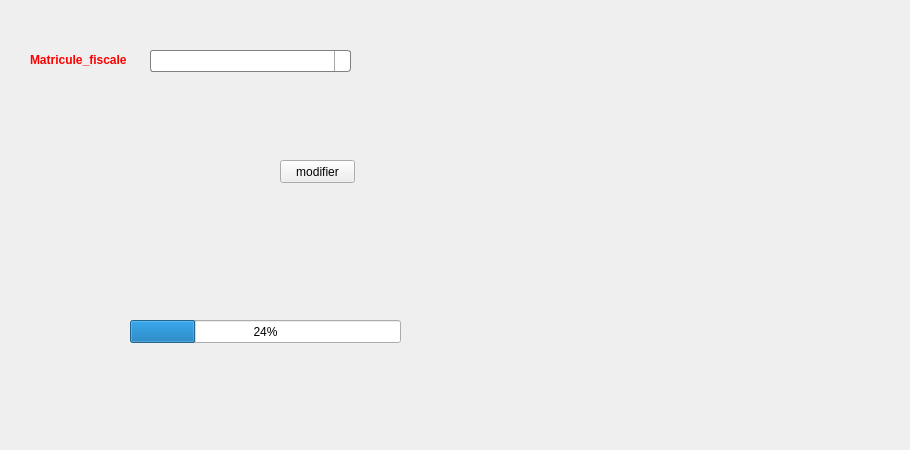
    <widget class="QWidget" name="tab_9">
     <attribute name="title">
      <string>modifier_fidelité</string>
     </attribute>
     <widget class="QLabel" name="label_26">
      <property name="geometry">
       <rect>
        <x>-380</x>
        <y>0</y>
        <width>901</width>
        <height>441</height>
       </rect>
      </property>
      <property name="text">
       <string/>
      </property>
      <property name="pixmap">
       <pixmap>../../Desktop/interfaces/1.jpg</pixmap>
      </property>
     </widget>
     <widget class="QComboBox" name="comboBox_ref_modifier_2">
      <property name="geometry">
       <rect>
        <x>150</x>
        <y>50</y>
        <width>201</width>
        <height>22</height>
       </rect>
      </property>
      <property name="styleSheet">
       <string notr="true">QComboBox {
border: 1px solid gray;
border-radius: 3px;
padding: 1px 18px 1px 3px;
min-width: 6em;
}

QComboBox:editable {
background: white;
}

QComboBox:!editable, QComboBox::drop-down:editable {
background: qlineargradient(x1: 0, y1: 0, x2: 0, y2: 1,
stop: 0 #E1E1E1, stop: 0.4 #DDDDDD,
stop: 0.5 #D8D8D8, stop: 1.0 #D3D3D3);
}

/* QComboBox gets the &quot;on&quot; state when the popup is open */
QComboBox:!editable:on, QComboBox::drop-down:editable:on {
background: qlineargradient(x1: 0, y1: 0, x2: 0, y2: 1,
stop: 0 #D3D3D3, stop: 0.4 #D8D8D8,
stop: 0.5 #DDDDDD, stop: 1.0 #E1E1E1);
}

QComboBox:on { /* shift the text when the popup opens */
padding-top: 3px;
padding-left: 4px;
}

QComboBox::drop-down {
subcontrol-origin: padding;
subcontrol-position: top right;
width: 15px;

border-left-width: 1px;
border-left-color: darkgray;
border-left-style: solid; /* just a single line */
border-top-right-radius: 3px; /* same radius as the QComboBox */
border-bottom-right-radius: 3px;
}

QComboBox::down-arrow {
image: url(/usr/share/icons/crystalsvg/16x16/actions/1downarrow.png);
}

QComboBox::down-arrow:on { /* shift the arrow when popup is open */
top: 1px;
left: 1px;
}
</string>
      </property>
     </widget>
     <widget class="QLabel" name="label_52">
      <property name="geometry">
       <rect>
        <x>30</x>
        <y>45</y>
        <width>101</width>
        <height>31</height>
       </rect>
      </property>
      <property name="text">
       <string>&lt;html&gt;&lt;head/&gt;&lt;body&gt;&lt;p&gt;&lt;span style=&quot; font-weight:600; color:#ff0000;&quot;&gt;Matricule_fiscale&lt;/span&gt;&lt;/p&gt;&lt;/body&gt;&lt;/html&gt;</string>
      </property>
     </widget>
     <widget class="QPushButton" name="pushButton_modifier_2">
      <property name="geometry">
       <rect>
        <x>280</x>
        <y>160</y>
        <width>75</width>
        <height>23</height>
       </rect>
      </property>
      <property name="text">
       <string>modifier</string>
      </property>
     </widget>
     <widget class="QProgressBar" name="progressBar">
      <property name="geometry">
       <rect>
        <x>130</x>
        <y>320</y>
        <width>271</width>
        <height>23</height>
       </rect>
      </property>
      <property name="styleSheet">
       <string notr="true">QScrollBar:horizontal {
    border: 2px solid grey;
    background: #32CC99;
    height: 15px;
    margin: 0px 20px 0 20px;
}
QScrollBar::handle:horizontal {
    background: white;
    min-width: 20px;
}
</string>
      </property>
      <property name="value">
       <number>24</number>
      </property>
     </widget>
    </widget>
